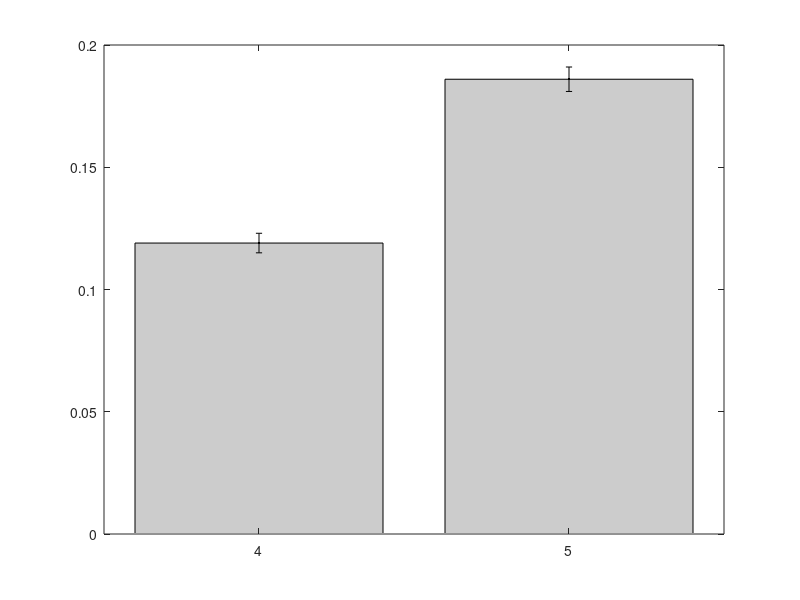

This figure's MATLAB source: (Note: this script raises an error after producing the figure.)
function plot_dimensional_scaling()
    figure('Position', [100, 100, 800, 600]);
    
    dimensions = [4, 5];
    growth_rates = [0.119, 0.186];
    uncertainties = [0.004, 0.005];
    
    % Create bar plot
    bar(dimensions, growth_rates, 'FaceColor', [0.8 0.8 0.8]); 
    hold on;
    
    % Add error bars
    errorbar(dimensions, growth_rates, uncertainties, 'k.', 'LineWidth', 2, 'CapSize', 10);
    
    % Calculate ratio and display as fraction - FIXED: Using LaTeX for fraction
    ratio = 0.186 / 0.119;
    text(3.5, 0.16, sprintf('$\\frac{\\gamma_{d=5}}{\\gamma_{d=4}} = %.3f$', ratio), ...
         'FontSize', 14, 'FontWeight', 'bold', 'Interpreter', 'latex');
    
    % Labels with LaTeX for Greek letters
    xlabel('Dimension ($d$)', 'Interpreter', 'latex'); 
    ylabel('Growth Rate ($\gamma$)', 'Interpreter', 'latex');
    grid on;
    saveas(gcf, 'dimensional_scaling.png');
end
